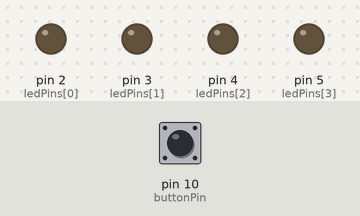
This sketch was run on a simulated Arduino Uno, built with avr-gcc and run on an emulated ATmega328P. Parts: output pins drawn as LEDs (lit = HIGH). The test bench sets the inputs (shaded band); at power-on: pin 10 (buttonPin) LOW. Random numbers use the default seed unless the sketch sets one.

Above: at 1.2 s.
1.3 s: pin 10 (buttonPin) pulled HIGH for 0.15 s
At 2.6 s:
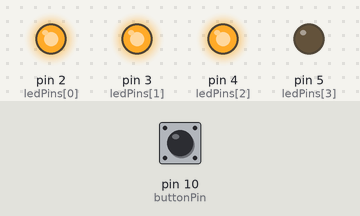
4.3 s: pin 10 (buttonPin) pulled HIGH for 1 s
At 4.6 s:
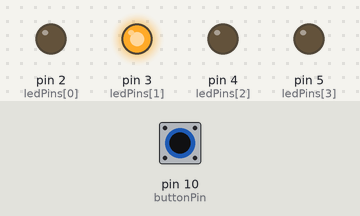
7.3 s: pin 10 (buttonPin) pulled HIGH for 0.15 s
At 8.4 s:
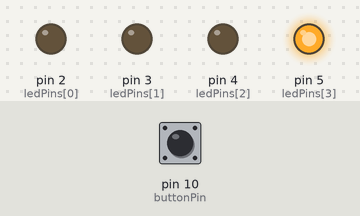
10.3 s: pin 10 (buttonPin) pulled HIGH for 3.2 s
At 13.8 s:
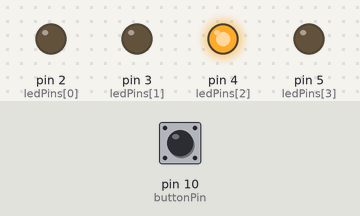
Timing chart, 0 to 15.3 s (numbered marks = the images above; inputs shaded):
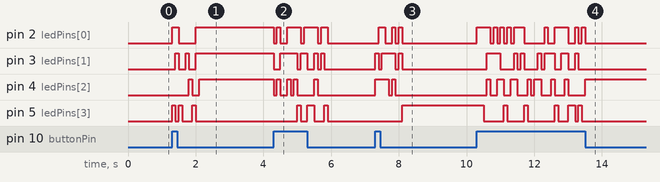

Measured:
- after the input at 1.3 s, pin 2 (ledPins[0]): LOW → HIGH at once, → LOW 0.20 s later, → HIGH 0.50 s later; pin 3 (ledPins[1]): alternates HIGH for 0.10 s and LOW for 0.20 s, 5 changes in all, then stays HIGH, starting after 0.10 s
- after the input at 4.3 s, pin 2 (ledPins[0]): HIGH → LOW at once, → HIGH 0.10 s later, → LOW 0.10 s later, → HIGH 0.20 s later, … (9 changes in this stretch); pin 3 (ledPins[1]): HIGH → LOW at once, → HIGH 0.20 s later, → LOW 0.50 s later, → HIGH 0.10 s later, … (9 changes in this stretch)
- after the input at 7.3 s, pin 2 (ledPins[0]): goes HIGH 0.20 s, LOW 0.20 s, HIGH 0.10 s, LOW 0.10 s, HIGH 0.10 s, then LOW, starting after 0.10 s; pin 3 (ledPins[1]): goes HIGH 0.10 s, LOW 0.10 s, HIGH 0.40 s, LOW 0.10 s, HIGH 0.10 s, then LOW, starting at once
- after the input at 10.3 s, pin 2 (ledPins[0]): LOW → HIGH at once, → LOW 0.40 s later, → HIGH 0.10 s later, → LOW 0.10 s later, … (18 changes in this stretch); pin 3 (ledPins[1]): LOW → HIGH after 0.30 s, → LOW 0.40 s later, → HIGH 0.40 s later, → LOW 0.10 s later, … (14 changes in this stretch)

The sketch:

COMPLETED_digital_dice_ECC.ino
```cpp
/*
Digital Dice Project
Build & Code: Arduino Workshop

Charles Ross
© Electronics & Computing Club (ECC) 2026
*/

const int ledPins[4] = {2,3,4,5}; // Set the LED pin numbers

const int buttonPin = 10; // Set the button pin number

bool buttonState = false; // Check the state of the button
int numberDisplayed; // Store the number to be displayed

void setup() {
  pinMode(ledPins[0], OUTPUT); // Initialize all LED pins (NO FOR LOOP FOR SIMPLICITY)
  pinMode(ledPins[1], OUTPUT);
  pinMode(ledPins[2], OUTPUT);
  pinMode(ledPins[3], OUTPUT);

  pinMode(buttonPin, INPUT); // Initialize button pin

  outputToPins(0); // Initialize LED pins as 0

}

void loop() {
  buttonState = digitalRead(buttonPin); // Initial read of the button

  if(buttonState){ // if button is pressed, start the dice

    numberDisplayed = random(0,10); // Random number generated for the dice

    for(int i = 0; i < 8; i++){ // Random number sequence
        outputToPins(random(0,10));
        delay(100);
    }

    outputToPins(numberDisplayed); // Display generated number

    do {
      buttonState = digitalRead(buttonPin); // Check for a button press to restart dice roll
    } while(!buttonState);
  }
}

// We should probably just give out this function
void outputToPins(int numberOutput){
  for(int i = 0; i < 4; i++){
    digitalWrite(ledPins[i],(bool)(numberOutput & 1));
    numberOutput = numberOutput >> 1;
  }
}
```
